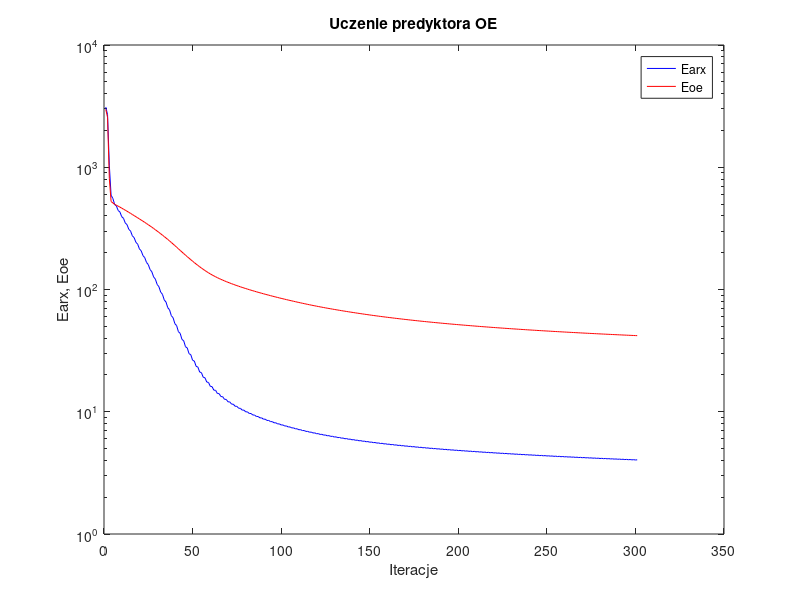
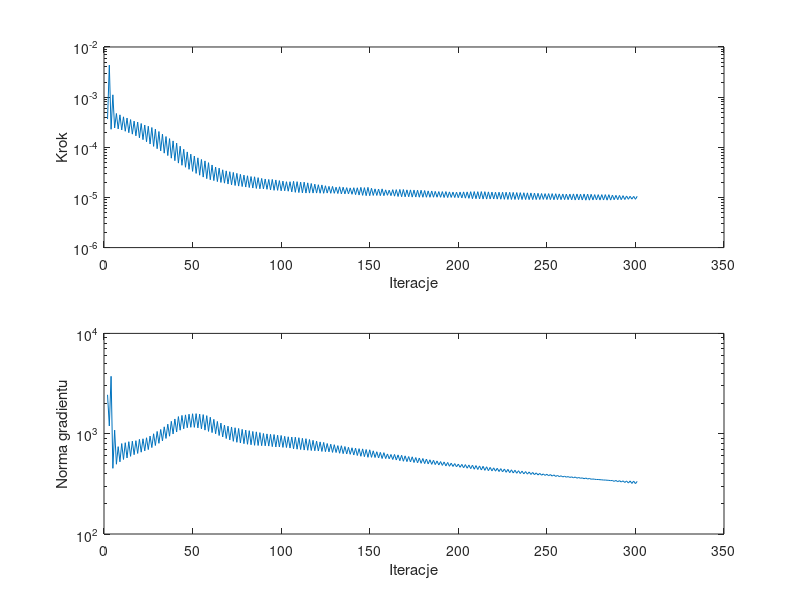

MATLAB code for these plots, in order:
%uczenie predyktora oe
clear all;
n=0; farx(n+1)=3.108636e+003; foe(n+1)=2.974746e+003; wspucz(n+1)=0.000000e+000; ng(n+1)=0.000000e+000;
n=1; farx(n+1)=2.694481e+003; foe(n+1)=2.563983e+003; krok(n+1)=3.652332e-004; ng(n+1)=2.442763e+003;
n=2; farx(n+1)=1.039285e+003; foe(n+1)=8.105117e+002; krok(n+1)=4.346286e-003; ng(n+1)=1.194362e+003;
n=3; farx(n+1)=5.901500e+002; foe(n+1)=5.244821e+002; krok(n+1)=2.288097e-004; ng(n+1)=3.733819e+003;
n=4; farx(n+1)=5.561720e+002; foe(n+1)=5.107638e+002; krok(n+1)=1.111857e-003; ng(n+1)=4.518204e+002;
n=5; farx(n+1)=4.964680e+002; foe(n+1)=4.973187e+002; krok(n+1)=2.427276e-004; ng(n+1)=1.085224e+003;
n=6; farx(n+1)=4.815472e+002; foe(n+1)=4.890625e+002; krok(n+1)=4.723236e-004; ng(n+1)=4.962491e+002;
n=7; farx(n+1)=4.430034e+002; foe(n+1)=4.803412e+002; krok(n+1)=2.322394e-004; ng(n+1)=7.429176e+002;
n=8; farx(n+1)=4.300532e+002; foe(n+1)=4.717871e+002; krok(n+1)=4.437427e-004; ng(n+1)=5.245324e+002;
n=9; farx(n+1)=3.940797e+002; foe(n+1)=4.628247e+002; krok(n+1)=2.215284e-004; ng(n+1)=7.975313e+002;
n=10; farx(n+1)=3.822917e+002; foe(n+1)=4.542323e+002; krok(n+1)=4.050306e-004; ng(n+1)=5.533787e+002;
n=11; farx(n+1)=3.503028e+002; foe(n+1)=4.453157e+002; krok(n+1)=2.087853e-004; ng(n+1)=8.131982e+002;
n=12; farx(n+1)=3.390406e+002; foe(n+1)=4.366459e+002; krok(n+1)=3.831728e-004; ng(n+1)=5.729486e+002;
n=13; farx(n+1)=3.105380e+002; foe(n+1)=4.278205e+002; krok(n+1)=1.954789e-004; ng(n+1)=8.324885e+002;
n=14; farx(n+1)=3.002565e+002; foe(n+1)=4.192823e+002; krok(n+1)=3.569431e-004; ng(n+1)=5.947761e+002;
n=15; farx(n+1)=2.749906e+002; foe(n+1)=4.106986e+002; krok(n+1)=1.828869e-004; ng(n+1)=8.422024e+002;
n=16; farx(n+1)=2.657578e+002; foe(n+1)=4.023968e+002; krok(n+1)=3.325065e-004; ng(n+1)=6.175340e+002;
n=17; farx(n+1)=2.434043e+002; foe(n+1)=3.940737e+002; krok(n+1)=1.691914e-004; ng(n+1)=8.519432e+002;
n=18; farx(n+1)=2.348414e+002; foe(n+1)=3.859519e+002; krok(n+1)=3.184791e-004; ng(n+1)=6.357050e+002;
n=19; farx(n+1)=2.148466e+002; foe(n+1)=3.777495e+002; krok(n+1)=1.545193e-004; ng(n+1)=8.782758e+002;
n=20; farx(n+1)=2.070350e+002; foe(n+1)=3.698208e+002; krok(n+1)=2.979192e-004; ng(n+1)=6.541475e+002;
n=21; farx(n+1)=1.892648e+002; foe(n+1)=3.618789e+002; krok(n+1)=1.419195e-004; ng(n+1)=8.897233e+002;
n=22; farx(n+1)=1.822123e+002; foe(n+1)=3.541448e+002; krok(n+1)=2.778542e-004; ng(n+1)=6.741737e+002;
n=23; farx(n+1)=1.664003e+002; foe(n+1)=3.463973e+002; krok(n+1)=1.289393e-004; ng(n+1)=9.108905e+002;
n=24; farx(n+1)=1.598431e+002; foe(n+1)=3.387280e+002; krok(n+1)=2.632539e-004; ng(n+1)=6.948130e+002;
n=25; farx(n+1)=1.456622e+002; foe(n+1)=3.310604e+002; krok(n+1)=1.163141e-004; ng(n+1)=9.470246e+002;
n=26; farx(n+1)=1.396589e+002; foe(n+1)=3.234505e+002; krok(n+1)=2.478815e-004; ng(n+1)=7.274000e+002;
n=27; farx(n+1)=1.269108e+002; foe(n+1)=3.157915e+002; krok(n+1)=1.041990e-004; ng(n+1)=9.982425e+002;
n=28; farx(n+1)=1.214736e+002; foe(n+1)=3.081958e+002; krok(n+1)=2.298193e-004; ng(n+1)=7.623652e+002;
n=29; farx(n+1)=1.100512e+002; foe(n+1)=3.006028e+002; krok(n+1)=9.371042e-005; ng(n+1)=1.052922e+003;
n=30; farx(n+1)=1.053486e+002; foe(n+1)=2.930957e+002; krok(n+1)=2.064885e-004; ng(n+1)=8.017574e+002;
n=31; farx(n+1)=9.517535e+001; foe(n+1)=2.856767e+002; krok(n+1)=8.489916e-005; ng(n+1)=1.102455e+003;
n=32; farx(n+1)=9.127434e+001; foe(n+1)=2.783484e+002; krok(n+1)=1.828869e-004; ng(n+1)=8.477942e+002;
n=33; farx(n+1)=8.224533e+001; foe(n+1)=2.710885e+002; krok(n+1)=7.643808e-005; ng(n+1)=1.171071e+003;
n=34; farx(n+1)=7.895858e+001; foe(n+1)=2.638663e+002; krok(n+1)=1.638382e-004; ng(n+1)=8.966045e+002;
n=35; farx(n+1)=7.096657e+001; foe(n+1)=2.567428e+002; krok(n+1)=6.836820e-005; ng(n+1)=1.244363e+003;
n=36; farx(n+1)=6.817477e+001; foe(n+1)=2.496051e+002; krok(n+1)=1.489596e-004; ng(n+1)=9.441466e+002;
n=37; farx(n+1)=6.109404e+001; foe(n+1)=2.425623e+002; krok(n+1)=6.068190e-005; ng(n+1)=1.328259e+003;
n=38; farx(n+1)=5.875886e+001; foe(n+1)=2.355468e+002; krok(n+1)=1.340733e-004; ng(n+1)=9.934632e+002;
n=39; farx(n+1)=5.255656e+001; foe(n+1)=2.287079e+002; krok(n+1)=5.406937e-005; ng(n+1)=1.402280e+003;
n=40; farx(n+1)=5.064775e+001; foe(n+1)=2.219004e+002; krok(n+1)=1.212136e-004; ng(n+1)=1.039472e+003;
n=41; farx(n+1)=4.519423e+001; foe(n+1)=2.152644e+002; krok(n+1)=4.837788e-005; ng(n+1)=1.481268e+003;
n=42; farx(n+1)=4.377274e+001; foe(n+1)=2.088760e+002; krok(n+1)=1.051281e-004; ng(n+1)=1.083623e+003;
n=43; farx(n+1)=3.908232e+001; foe(n+1)=2.026795e+002; krok(n+1)=4.381503e-005; ng(n+1)=1.521951e+003;
n=44; farx(n+1)=3.803184e+001; foe(n+1)=1.967247e+002; krok(n+1)=9.144347e-005; ng(n+1)=1.119677e+003;
n=45; farx(n+1)=3.403037e+001; foe(n+1)=1.910367e+002; krok(n+1)=3.999817e-005; ng(n+1)=1.540207e+003;
n=46; farx(n+1)=3.326926e+001; foe(n+1)=1.855500e+002; krok(n+1)=8.083878e-005; ng(n+1)=1.146004e+003;
n=47; farx(n+1)=2.985885e+001; foe(n+1)=1.803254e+002; krok(n+1)=3.639457e-005; ng(n+1)=1.564185e+003;
n=48; farx(n+1)=2.929402e+001; foe(n+1)=1.752834e+002; krok(n+1)=7.300437e-005; ng(n+1)=1.158122e+003;
n=49; farx(n+1)=2.639603e+001; foe(n+1)=1.705035e+002; krok(n+1)=3.309885e-005; ng(n+1)=1.580624e+003;
n=50; farx(n+1)=2.597089e+001; foe(n+1)=1.659029e+002; krok(n+1)=6.686067e-005; ng(n+1)=1.156839e+003;
n=51; farx(n+1)=2.352005e+001; foe(n+1)=1.615597e+002; krok(n+1)=3.014162e-005; ng(n+1)=1.584625e+003;
n=52; farx(n+1)=2.319192e+001; foe(n+1)=1.573896e+002; krok(n+1)=6.158863e-005; ng(n+1)=1.142468e+003;
n=53; farx(n+1)=2.112992e+001; foe(n+1)=1.534975e+002; krok(n+1)=2.773752e-005; ng(n+1)=1.567397e+003;
n=54; farx(n+1)=2.088859e+001; foe(n+1)=1.497784e+002; krok(n+1)=5.720244e-005; ng(n+1)=1.119219e+003;
n=55; farx(n+1)=1.915409e+001; foe(n+1)=1.462811e+002; krok(n+1)=2.546328e-005; ng(n+1)=1.549835e+003;
n=56; farx(n+1)=1.896137e+001; foe(n+1)=1.429547e+002; krok(n+1)=5.353910e-005; ng(n+1)=1.085510e+003;
n=57; farx(n+1)=1.750673e+001; foe(n+1)=1.398503e+002; krok(n+1)=2.369246e-005; ng(n+1)=1.513656e+003;
n=58; farx(n+1)=1.736196e+001; foe(n+1)=1.369175e+002; krok(n+1)=4.937118e-005; ng(n+1)=1.054157e+003;
n=59; farx(n+1)=1.613847e+001; foe(n+1)=1.341957e+002; krok(n+1)=2.253084e-005; ng(n+1)=1.459617e+003;
n=60; farx(n+1)=1.605064e+001; foe(n+1)=1.316647e+002; krok(n+1)=4.438276e-005; ng(n+1)=1.025506e+003;
n=61; farx(n+1)=1.502159e+001; foe(n+1)=1.292913e+002; krok(n+1)=2.167257e-005; ng(n+1)=1.390513e+003;
n=62; farx(n+1)=1.496969e+001; foe(n+1)=1.270830e+002; krok(n+1)=4.037383e-005; ng(n+1)=9.977547e+002;
n=63; farx(n+1)=1.410438e+001; foe(n+1)=1.249923e+002; krok(n+1)=2.069140e-005; ng(n+1)=1.324625e+003;
n=64; farx(n+1)=1.405834e+001; foe(n+1)=1.230011e+002; krok(n+1)=3.840954e-005; ng(n+1)=9.590810e+002;
n=65; farx(n+1)=1.331318e+001; foe(n+1)=1.211223e+002; krok(n+1)=1.990494e-005; ng(n+1)=1.275576e+003;
n=66; farx(n+1)=1.328278e+001; foe(n+1)=1.193468e+002; krok(n+1)=3.555039e-005; ng(n+1)=9.278056e+002;
n=67; farx(n+1)=1.264260e+001; foe(n+1)=1.176635e+002; krok(n+1)=1.928098e-005; ng(n+1)=1.219886e+003;
n=68; farx(n+1)=1.261924e+001; foe(n+1)=1.160514e+002; krok(n+1)=3.386439e-005; ng(n+1)=8.951989e+002;
n=69; farx(n+1)=1.206067e+001; foe(n+1)=1.145094e+002; krok(n+1)=1.852773e-005; ng(n+1)=1.189317e+003;
n=70; farx(n+1)=1.203944e+001; foe(n+1)=1.130258e+002; krok(n+1)=3.260477e-005; ng(n+1)=8.670936e+002;
n=71; farx(n+1)=1.154826e+001; foe(n+1)=1.116013e+002; krok(n+1)=1.782892e-005; ng(n+1)=1.166701e+003;
n=72; farx(n+1)=1.152767e+001; foe(n+1)=1.102231e+002; krok(n+1)=3.154697e-005; ng(n+1)=8.397122e+002;
n=73; farx(n+1)=1.109054e+001; foe(n+1)=1.088984e+002; krok(n+1)=1.729605e-005; ng(n+1)=1.146575e+003;
n=74; farx(n+1)=1.107401e+001; foe(n+1)=1.076200e+002; krok(n+1)=3.023762e-005; ng(n+1)=8.208460e+002;
n=75; farx(n+1)=1.068251e+001; foe(n+1)=1.063831e+002; krok(n+1)=1.684728e-005; ng(n+1)=1.127510e+003;
n=76; farx(n+1)=1.066885e+001; foe(n+1)=1.051893e+002; krok(n+1)=2.890345e-005; ng(n+1)=8.076573e+002;
n=77; farx(n+1)=1.031690e+001; foe(n+1)=1.040334e+002; krok(n+1)=1.649003e-005; ng(n+1)=1.104600e+003;
n=78; farx(n+1)=1.030539e+001; foe(n+1)=1.029107e+002; krok(n+1)=2.787966e-005; ng(n+1)=7.949527e+002;
n=79; farx(n+1)=9.985883e+000; foe(n+1)=1.018206e+002; krok(n+1)=1.611823e-005; ng(n+1)=1.086992e+003;
n=80; farx(n+1)=9.976117e+000; foe(n+1)=1.007592e+002; krok(n+1)=2.703354e-005; ng(n+1)=7.842605e+002;
n=81; farx(n+1)=9.683704e+000; foe(n+1)=9.972509e+001; krok(n+1)=1.576802e-005; ng(n+1)=1.071945e+003;
n=82; farx(n+1)=9.675507e+000; foe(n+1)=9.871874e+001; krok(n+1)=2.609816e-005; ng(n+1)=7.754921e+002;
n=83; farx(n+1)=9.408587e+000; foe(n+1)=9.773899e+001; krok(n+1)=1.539716e-005; ng(n+1)=1.052759e+003;
n=84; farx(n+1)=9.399664e+000; foe(n+1)=9.677294e+001; krok(n+1)=2.581106e-005; ng(n+1)=7.657932e+002;
n=85; farx(n+1)=9.151011e+000; foe(n+1)=9.583402e+001; krok(n+1)=1.511881e-005; ng(n+1)=1.043315e+003;
n=86; farx(n+1)=9.145328e+000; foe(n+1)=9.491900e+001; krok(n+1)=2.481646e-005; ng(n+1)=7.628907e+002;
n=87; farx(n+1)=8.914823e+000; foe(n+1)=9.402503e+001; krok(n+1)=1.489515e-005; ng(n+1)=1.025251e+003;
n=88; farx(n+1)=8.910346e+000; foe(n+1)=9.315110e+001; krok(n+1)=2.394830e-005; ng(n+1)=7.592166e+002;
n=89; farx(n+1)=8.695764e+000; foe(n+1)=9.230166e+001; krok(n+1)=1.478735e-005; ng(n+1)=1.005029e+003;
n=90; farx(n+1)=8.693870e+000; foe(n+1)=9.146860e+001; krok(n+1)=2.330238e-005; ng(n+1)=7.570018e+002;
n=91; farx(n+1)=8.492441e+000; foe(n+1)=9.065276e+001; krok(n+1)=1.453671e-005; ng(n+1)=9.955103e+002;
n=92; farx(n+1)=8.492020e+000; foe(n+1)=8.985436e+001; krok(n+1)=2.282707e-005; ng(n+1)=7.527172e+002;
n=93; farx(n+1)=8.303681e+000; foe(n+1)=8.906986e+001; krok(n+1)=1.416371e-005; ng(n+1)=9.860158e+002;
n=94; farx(n+1)=8.302392e+000; foe(n+1)=8.829489e+001; krok(n+1)=2.286087e-005; ng(n+1)=7.430843e+002;
n=95; farx(n+1)=8.124065e+000; foe(n+1)=8.753668e+001; krok(n+1)=1.386876e-005; ng(n+1)=9.808472e+002;
n=96; farx(n+1)=8.123673e+000; foe(n+1)=8.679157e+001; krok(n+1)=2.230894e-005; ng(n+1)=7.375017e+002;
n=97; farx(n+1)=7.954322e+000; foe(n+1)=8.606592e+001; krok(n+1)=1.384553e-005; ng(n+1)=9.665484e+002;
n=98; farx(n+1)=7.957626e+000; foe(n+1)=8.535773e+001; krok(n+1)=2.167257e-005; ng(n+1)=7.371392e+002;
n=99; farx(n+1)=7.796857e+000; foe(n+1)=8.465684e+001; krok(n+1)=1.356957e-005; ng(n+1)=9.596208e+002;
n=100; farx(n+1)=7.800295e+000; foe(n+1)=8.397316e+001; krok(n+1)=2.114892e-005; ng(n+1)=7.301268e+002;
n=101; farx(n+1)=7.647553e+000; foe(n+1)=8.330383e+001; krok(n+1)=1.356957e-005; ng(n+1)=9.417467e+002;
n=102; farx(n+1)=7.653520e+000; foe(n+1)=8.265044e+001; krok(n+1)=2.058283e-005; ng(n+1)=7.279167e+002;
n=103; farx(n+1)=7.508490e+000; foe(n+1)=8.200543e+001; krok(n+1)=1.331699e-005; ng(n+1)=9.314566e+002;
n=104; farx(n+1)=7.514757e+000; foe(n+1)=8.137226e+001; krok(n+1)=2.058283e-005; ng(n+1)=7.193134e+002;
n=105; farx(n+1)=7.377066e+000; foe(n+1)=8.074717e+001; krok(n+1)=1.290553e-005; ng(n+1)=9.259493e+002;
n=106; farx(n+1)=7.382284e+000; foe(n+1)=8.012703e+001; krok(n+1)=2.097007e-005; ng(n+1)=7.065119e+002;
n=107; farx(n+1)=7.249490e+000; foe(n+1)=7.951878e+001; krok(n+1)=1.264803e-005; ng(n+1)=9.232572e+002;
n=108; farx(n+1)=7.255967e+000; foe(n+1)=7.892172e+001; krok(n+1)=2.063670e-005; ng(n+1)=7.006253e+002;
n=109; farx(n+1)=7.128517e+000; foe(n+1)=7.833551e+001; krok(n+1)=1.251675e-005; ng(n+1)=9.121478e+002;
n=110; farx(n+1)=7.136383e+000; foe(n+1)=7.776157e+001; krok(n+1)=2.020969e-005; ng(n+1)=6.953942e+002;
n=111; farx(n+1)=7.014636e+000; foe(n+1)=7.719772e+001; krok(n+1)=1.234279e-005; ng(n+1)=8.991352e+002;
n=112; farx(n+1)=7.023112e+000; foe(n+1)=7.664163e+001; krok(n+1)=2.016710e-005; ng(n+1)=6.872006e+002;
n=113; farx(n+1)=6.905143e+000; foe(n+1)=7.609550e+001; krok(n+1)=1.222055e-005; ng(n+1)=8.915090e+002;
n=114; farx(n+1)=6.915240e+000; foe(n+1)=7.556290e+001; krok(n+1)=1.954543e-005; ng(n+1)=6.834220e+002;
n=115; farx(n+1)=6.801746e+000; foe(n+1)=7.503971e+001; krok(n+1)=1.222055e-005; ng(n+1)=8.748318e+002;
n=116; farx(n+1)=6.813427e+000; foe(n+1)=7.452937e+001; krok(n+1)=1.895924e-005; ng(n+1)=6.798255e+002;
n=117; farx(n+1)=6.703991e+000; foe(n+1)=7.402742e+001; krok(n+1)=1.222055e-005; ng(n+1)=8.589178e+002;
n=118; farx(n+1)=6.717107e+000; foe(n+1)=7.353786e+001; krok(n+1)=1.840773e-005; ng(n+1)=6.761570e+002;
n=119; farx(n+1)=6.611450e+000; foe(n+1)=7.305588e+001; krok(n+1)=1.222055e-005; ng(n+1)=8.432925e+002;
n=120; farx(n+1)=6.625845e+000; foe(n+1)=7.258558e+001; krok(n+1)=1.791657e-005; ng(n+1)=6.722150e+002;
n=121; farx(n+1)=6.524142e+000; foe(n+1)=7.212211e+001; krok(n+1)=1.214216e-005; ng(n+1)=8.285034e+002;
n=122; farx(n+1)=6.539224e+000; foe(n+1)=7.166734e+001; krok(n+1)=1.775984e-005; ng(n+1)=6.653081e+002;
n=123; farx(n+1)=6.440073e+000; foe(n+1)=7.121908e+001; krok(n+1)=1.209447e-005; ng(n+1)=8.187560e+002;
n=124; farx(n+1)=6.456139e+000; foe(n+1)=7.078243e+001; krok(n+1)=1.709205e-005; ng(n+1)=6.620927e+002;
n=125; farx(n+1)=6.360294e+000; foe(n+1)=7.035348e+001; krok(n+1)=1.222055e-005; ng(n+1)=7.987736e+002;
n=126; farx(n+1)=6.377769e+000; foe(n+1)=6.993407e+001; krok(n+1)=1.663384e-005; ng(n+1)=6.594119e+002;
n=127; farx(n+1)=6.285308e+000; foe(n+1)=6.952027e+001; krok(n+1)=1.209645e-005; ng(n+1)=7.859079e+002;
n=128; farx(n+1)=6.302981e+000; foe(n+1)=6.911328e+001; krok(n+1)=1.659073e-005; ng(n+1)=6.509933e+002;
n=129; farx(n+1)=6.212271e+000; foe(n+1)=6.871260e+001; krok(n+1)=1.209447e-005; ng(n+1)=7.768143e+002;
n=130; farx(n+1)=6.231149e+000; foe(n+1)=6.832180e+001; krok(n+1)=1.600260e-005; ng(n+1)=6.491549e+002;
n=131; farx(n+1)=6.144242e+000; foe(n+1)=6.793642e+001; krok(n+1)=1.197415e-005; ng(n+1)=7.603852e+002;
n=132; farx(n+1)=6.163172e+000; foe(n+1)=6.755553e+001; krok(n+1)=1.630239e-005; ng(n+1)=6.383364e+002;
n=133; farx(n+1)=6.077695e+000; foe(n+1)=6.717956e+001; krok(n+1)=1.176389e-005; ng(n+1)=7.584882e+002;
n=134; farx(n+1)=6.097072e+000; foe(n+1)=6.681147e+001; krok(n+1)=1.599777e-005; ng(n+1)=6.327183e+002;
n=135; farx(n+1)=6.013891e+000; foe(n+1)=6.644882e+001; krok(n+1)=1.176389e-005; ng(n+1)=7.450305e+002;
n=136; farx(n+1)=6.033869e+000; foe(n+1)=6.609338e+001; krok(n+1)=1.568168e-005; ng(n+1)=6.278579e+002;
n=137; farx(n+1)=5.952785e+000; foe(n+1)=6.574323e+001; krok(n+1)=1.176389e-005; ng(n+1)=7.322607e+002;
n=138; farx(n+1)=5.973607e+000; foe(n+1)=6.539992e+001; krok(n+1)=1.549259e-005; ng(n+1)=6.231490e+002;
n=139; farx(n+1)=5.894956e+000; foe(n+1)=6.506035e+001; krok(n+1)=1.155324e-005; ng(n+1)=7.237559e+002;
n=140; farx(n+1)=5.915630e+000; foe(n+1)=6.472583e+001; krok(n+1)=1.563162e-005; ng(n+1)=6.132066e+002;
n=141; farx(n+1)=5.838695e+000; foe(n+1)=6.439576e+001; krok(n+1)=1.138543e-005; ng(n+1)=7.173826e+002;
n=142; farx(n+1)=5.859635e+000; foe(n+1)=6.407115e+001; krok(n+1)=1.558595e-005; ng(n+1)=6.062275e+002;
n=143; farx(n+1)=5.785053e+000; foe(n+1)=6.375088e+001; krok(n+1)=1.115447e-005; ng(n+1)=7.091683e+002;
n=144; farx(n+1)=5.805779e+000; foe(n+1)=6.343346e+001; krok(n+1)=1.588017e-005; ng(n+1)=5.955168e+002;
n=145; farx(n+1)=5.732238e+000; foe(n+1)=6.312095e+001; krok(n+1)=1.099884e-005; ng(n+1)=7.056421e+002;
n=146; farx(n+1)=5.753372e+000; foe(n+1)=6.281383e+001; krok(n+1)=1.568168e-005; ng(n+1)=5.905162e+002;
n=147; farx(n+1)=5.681996e+000; foe(n+1)=6.251131e+001; krok(n+1)=1.085468e-005; ng(n+1)=6.954163e+002;
n=148; farx(n+1)=5.703148e+000; foe(n+1)=6.221161e+001; krok(n+1)=1.588017e-005; ng(n+1)=5.815871e+002;
n=149; farx(n+1)=5.632112e+000; foe(n+1)=6.191653e+001; krok(n+1)=1.083629e-005; ng(n+1)=6.911000e+002;
n=150; farx(n+1)=5.654075e+000; foe(n+1)=6.162920e+001; krok(n+1)=1.524497e-005; ng(n+1)=5.813774e+002;
n=151; farx(n+1)=5.584796e+000; foe(n+1)=6.134561e+001; krok(n+1)=1.095376e-005; ng(n+1)=6.748173e+002;
n=152; farx(n+1)=5.607197e+000; foe(n+1)=6.106842e+001; krok(n+1)=1.481538e-005; ng(n+1)=5.788811e+002;
n=153; farx(n+1)=5.539894e+000; foe(n+1)=6.079488e+001; krok(n+1)=1.095389e-005; ng(n+1)=6.607891e+002;
n=154; farx(n+1)=5.562341e+000; foe(n+1)=6.052563e+001; krok(n+1)=1.470858e-005; ng(n+1)=5.727028e+002;
n=155; farx(n+1)=5.496675e+000; foe(n+1)=6.026037e+001; krok(n+1)=1.085468e-005; ng(n+1)=6.513502e+002;
n=156; farx(n+1)=5.519314e+000; foe(n+1)=5.999825e+001; krok(n+1)=1.481538e-005; ng(n+1)=5.655190e+002;
n=157; farx(n+1)=5.453908e+000; foe(n+1)=5.973949e+001; krok(n+1)=1.083629e-005; ng(n+1)=6.470164e+002;
n=158; farx(n+1)=5.476787e+000; foe(n+1)=5.948701e+001; krok(n+1)=1.416371e-005; ng(n+1)=5.648148e+002;
n=159; farx(n+1)=5.413180e+000; foe(n+1)=5.923844e+001; krok(n+1)=1.103022e-005; ng(n+1)=6.283290e+002;
n=160; farx(n+1)=5.436673e+000; foe(n+1)=5.899413e+001; krok(n+1)=1.395478e-005; ng(n+1)=5.622010e+002;
n=161; farx(n+1)=5.374726e+000; foe(n+1)=5.875251e+001; krok(n+1)=1.085468e-005; ng(n+1)=6.205587e+002;
n=162; farx(n+1)=5.398295e+000; foe(n+1)=5.851377e+001; krok(n+1)=1.430061e-005; ng(n+1)=5.528925e+002;
n=163; farx(n+1)=5.336850e+000; foe(n+1)=5.827678e+001; krok(n+1)=1.061240e-005; ng(n+1)=6.211470e+002;
n=164; farx(n+1)=5.360434e+000; foe(n+1)=5.804436e+001; krok(n+1)=1.430061e-005; ng(n+1)=5.464942e+002;
n=165; farx(n+1)=5.300388e+000; foe(n+1)=5.781359e+001; krok(n+1)=1.044207e-005; ng(n+1)=6.150514e+002;
n=166; farx(n+1)=5.323622e+000; foe(n+1)=5.758627e+001; krok(n+1)=1.442554e-005; ng(n+1)=5.378668e+002;
n=167; farx(n+1)=5.264660e+000; foe(n+1)=5.736143e+001; krok(n+1)=1.031835e-005; ng(n+1)=6.092876e+002;
n=168; farx(n+1)=5.287681e+000; foe(n+1)=5.713978e+001; krok(n+1)=1.438760e-005; ng(n+1)=5.311897e+002;
n=169; farx(n+1)=5.229666e+000; foe(n+1)=5.692129e+001; krok(n+1)=1.029831e-005; ng(n+1)=6.014315e+002;
n=170; farx(n+1)=5.252721e+000; foe(n+1)=5.670616e+001; krok(n+1)=1.416371e-005; ng(n+1)=5.270095e+002;
n=171; farx(n+1)=5.195779e+000; foe(n+1)=5.649431e+001; krok(n+1)=1.031835e-005; ng(n+1)=5.918273e+002;
n=172; farx(n+1)=5.219322e+000; foe(n+1)=5.628546e+001; krok(n+1)=1.414532e-005; ng(n+1)=5.230261e+002;
n=173; farx(n+1)=5.163191e+000; foe(n+1)=5.607830e+001; krok(n+1)=1.015759e-005; ng(n+1)=5.882964e+002;
n=174; farx(n+1)=5.186270e+000; foe(n+1)=5.587437e+001; krok(n+1)=1.404624e-005; ng(n+1)=5.162983e+002;
n=175; farx(n+1)=5.131204e+000; foe(n+1)=5.567351e+001; krok(n+1)=1.018440e-005; ng(n+1)=5.784913e+002;
n=176; farx(n+1)=5.154501e+000; foe(n+1)=5.547536e+001; krok(n+1)=1.393983e-005; ng(n+1)=5.122825e+002;
n=177; farx(n+1)=5.100333e+000; foe(n+1)=5.527959e+001; krok(n+1)=1.010485e-005; ng(n+1)=5.723159e+002;
n=178; farx(n+1)=5.123540e+000; foe(n+1)=5.508636e+001; krok(n+1)=1.390431e-005; ng(n+1)=5.066829e+002;
n=179; farx(n+1)=5.070003e+000; foe(n+1)=5.489561e+001; krok(n+1)=1.009346e-005; ng(n+1)=5.658251e+002;
n=180; farx(n+1)=5.093391e+000; foe(n+1)=5.470795e+001; krok(n+1)=1.372904e-005; ng(n+1)=5.033540e+002;
n=181; farx(n+1)=5.040569e+000; foe(n+1)=5.452224e+001; krok(n+1)=1.009346e-005; ng(n+1)=5.586075e+002;
n=182; farx(n+1)=5.063933e+000; foe(n+1)=5.433982e+001; krok(n+1)=1.350026e-005; ng(n+1)=4.998526e+002;
n=183; farx(n+1)=5.012213e+000; foe(n+1)=5.415941e+001; krok(n+1)=1.008355e-005; ng(n+1)=5.495668e+002;
n=184; farx(n+1)=5.035476e+000; foe(n+1)=5.398139e+001; krok(n+1)=1.346311e-005; ng(n+1)=4.945813e+002;
n=185; farx(n+1)=4.984238e+000; foe(n+1)=5.380543e+001; krok(n+1)=1.009346e-005; ng(n+1)=5.434123e+002;
n=186; farx(n+1)=5.007598e+000; foe(n+1)=5.363249e+001; krok(n+1)=1.321254e-005; ng(n+1)=4.920141e+002;
n=187; farx(n+1)=4.957282e+000; foe(n+1)=5.346133e+001; krok(n+1)=1.010255e-005; ng(n+1)=5.349475e+002;
n=188; farx(n+1)=4.980510e+000; foe(n+1)=5.329269e+001; krok(n+1)=1.308609e-005; ng(n+1)=4.876315e+002;
n=189; farx(n+1)=4.931068e+000; foe(n+1)=5.312596e+001; krok(n+1)=1.008355e-005; ng(n+1)=5.274480e+002;
n=190; farx(n+1)=4.954314e+000; foe(n+1)=5.296131e+001; krok(n+1)=1.308479e-005; ng(n+1)=4.828576e+002;
n=191; farx(n+1)=4.905586e+000; foe(n+1)=5.279827e+001; krok(n+1)=9.975945e-006; ng(n+1)=5.228982e+002;
n=192; farx(n+1)=4.928574e+000; foe(n+1)=5.263717e+001; krok(n+1)=1.308609e-005; ng(n+1)=4.770822e+002;
n=193; farx(n+1)=4.880429e+000; foe(n+1)=5.247797e+001; krok(n+1)=9.955536e-006; ng(n+1)=5.170126e+002;
n=194; farx(n+1)=4.903258e+000; foe(n+1)=5.232087e+001; krok(n+1)=1.290553e-005; ng(n+1)=4.733565e+002;
n=195; farx(n+1)=4.855778e+000; foe(n+1)=5.216583e+001; krok(n+1)=1.001618e-005; ng(n+1)=5.088514e+002;
n=196; farx(n+1)=4.878808e+000; foe(n+1)=5.201282e+001; krok(n+1)=1.278257e-005; ng(n+1)=4.713021e+002;
n=197; farx(n+1)=4.831970e+000; foe(n+1)=5.186125e+001; krok(n+1)=9.955536e-006; ng(n+1)=5.036382e+002;
n=198; farx(n+1)=4.854848e+000; foe(n+1)=5.171163e+001; krok(n+1)=1.274727e-005; ng(n+1)=4.670572e+002;
n=199; farx(n+1)=4.808750e+000; foe(n+1)=5.156348e+001; krok(n+1)=9.888364e-006; ng(n+1)=4.980667e+002;
n=200; farx(n+1)=4.831521e+000; foe(n+1)=5.141697e+001; krok(n+1)=1.280413e-005; ng(n+1)=4.622380e+002;
n=201; farx(n+1)=4.786041e+000; foe(n+1)=5.127182e+001; krok(n+1)=9.772716e-006; ng(n+1)=4.946287e+002;
n=202; farx(n+1)=4.808671e+000; foe(n+1)=5.112819e+001; krok(n+1)=1.290355e-005; ng(n+1)=4.569970e+002;
n=203; farx(n+1)=4.763645e+000; foe(n+1)=5.098581e+001; krok(n+1)=9.674871e-006; ng(n+1)=4.918769e+002;
n=204; farx(n+1)=4.786135e+000; foe(n+1)=5.084519e+001; krok(n+1)=1.290355e-005; ng(n+1)=4.527271e+002;
n=205; farx(n+1)=4.741728e+000; foe(n+1)=5.070581e+001; krok(n+1)=9.602384e-006; ng(n+1)=4.875101e+002;
n=206; farx(n+1)=4.764251e+000; foe(n+1)=5.056801e+001; krok(n+1)=1.302585e-005; ng(n+1)=4.481979e+002;
n=207; farx(n+1)=4.720352e+000; foe(n+1)=5.043091e+001; krok(n+1)=9.434846e-006; ng(n+1)=4.862238e+002;
n=208; farx(n+1)=4.742408e+000; foe(n+1)=5.029539e+001; krok(n+1)=1.308609e-005; ng(n+1)=4.422507e+002;
n=209; farx(n+1)=4.698984e+000; foe(n+1)=5.016130e+001; krok(n+1)=9.433029e-006; ng(n+1)=4.809653e+002;
n=210; farx(n+1)=4.721129e+000; foe(n+1)=5.002895e+001; krok(n+1)=1.302585e-005; ng(n+1)=4.396322e+002;
n=211; farx(n+1)=4.678311e+000; foe(n+1)=4.989747e+001; krok(n+1)=9.342023e-006; ng(n+1)=4.771801e+002;
n=212; farx(n+1)=4.700198e+000; foe(n+1)=4.976748e+001; krok(n+1)=1.308479e-005; ng(n+1)=4.347051e+002;
n=213; farx(n+1)=4.657850e+000; foe(n+1)=4.963858e+001; krok(n+1)=9.290308e-006; ng(n+1)=4.732569e+002;
n=214; farx(n+1)=4.679547e+000; foe(n+1)=4.951124e+001; krok(n+1)=1.302487e-005; ng(n+1)=4.311171e+002;
n=215; farx(n+1)=4.637758e+000; foe(n+1)=4.938512e+001; krok(n+1)=9.272806e-006; ng(n+1)=4.679567e+002;
n=216; farx(n+1)=4.659204e+000; foe(n+1)=4.926042e+001; krok(n+1)=1.290553e-005; ng(n+1)=4.278132e+002;
n=217; farx(n+1)=4.617947e+000; foe(n+1)=4.913725e+001; krok(n+1)=9.311545e-006; ng(n+1)=4.614612e+002;
n=218; farx(n+1)=4.639395e+000; foe(n+1)=4.901541e+001; krok(n+1)=1.277945e-005; ng(n+1)=4.256308e+002;
n=219; farx(n+1)=4.598594e+000; foe(n+1)=4.889479e+001; krok(n+1)=9.309975e-006; ng(n+1)=4.564791e+002;
n=220; farx(n+1)=4.620033e+000; foe(n+1)=4.877556e+001; krok(n+1)=1.271718e-005; ng(n+1)=4.229736e+002;
n=221; farx(n+1)=4.579707e+000; foe(n+1)=4.865725e+001; krok(n+1)=9.263865e-006; ng(n+1)=4.524966e+002;
n=222; farx(n+1)=4.601001e+000; foe(n+1)=4.854027e+001; krok(n+1)=1.270754e-005; ng(n+1)=4.194151e+002;
n=223; farx(n+1)=4.561144e+000; foe(n+1)=4.842419e+001; krok(n+1)=9.217968e-006; ng(n+1)=4.485726e+002;
n=224; farx(n+1)=4.582304e+000; foe(n+1)=4.830939e+001; krok(n+1)=1.270754e-005; ng(n+1)=4.158754e+002;
n=225; farx(n+1)=4.542901e+000; foe(n+1)=4.819544e+001; krok(n+1)=9.165986e-006; ng(n+1)=4.449108e+002;
n=226; farx(n+1)=4.563896e+000; foe(n+1)=4.808271e+001; krok(n+1)=1.270754e-005; ng(n+1)=4.122749e+002;
n=227; farx(n+1)=4.524926e+000; foe(n+1)=4.797085e+001; krok(n+1)=9.125546e-006; ng(n+1)=4.411265e+002;
n=228; farx(n+1)=4.545737e+000; foe(n+1)=4.786021e+001; krok(n+1)=1.266631e-005; ng(n+1)=4.089618e+002;
n=229; farx(n+1)=4.507219e+000; foe(n+1)=4.775052e+001; krok(n+1)=9.109987e-006; ng(n+1)=4.366576e+002;
n=230; farx(n+1)=4.527872e+000; foe(n+1)=4.764198e+001; krok(n+1)=1.259797e-005; ng(n+1)=4.060182e+002;
n=231; farx(n+1)=4.489787e+000; foe(n+1)=4.753443e+001; krok(n+1)=9.107769e-006; ng(n+1)=4.320208e+002;
n=232; farx(n+1)=4.510324e+000; foe(n+1)=4.742800e+001; krok(n+1)=1.251850e-005; ng(n+1)=4.033790e+002;
n=233; farx(n+1)=4.472680e+000; foe(n+1)=4.732251e+001; krok(n+1)=9.098641e-006; ng(n+1)=4.275408e+002;
n=234; farx(n+1)=4.493090e+000; foe(n+1)=4.721807e+001; krok(n+1)=1.246120e-005; ng(n+1)=4.005761e+002;
n=235; farx(n+1)=4.455868e+000; foe(n+1)=4.711452e+001; krok(n+1)=9.081828e-006; ng(n+1)=4.233873e+002;
n=236; farx(n+1)=4.476130e+000; foe(n+1)=4.701198e+001; krok(n+1)=1.240823e-005; ng(n+1)=3.977039e+002;
n=237; farx(n+1)=4.439287e+000; foe(n+1)=4.691033e+001; krok(n+1)=9.078452e-006; ng(n+1)=4.192331e+002;
n=238; farx(n+1)=4.459484e+000; foe(n+1)=4.680972e+001; krok(n+1)=1.235197e-005; ng(n+1)=3.952447e+002;
n=239; farx(n+1)=4.423037e+000; foe(n+1)=4.670983e+001; krok(n+1)=9.049168e-006; ng(n+1)=4.155993e+002;
n=240; farx(n+1)=4.443025e+000; foe(n+1)=4.661096e+001; krok(n+1)=1.229246e-005; ng(n+1)=3.922577e+002;
n=241; farx(n+1)=4.406963e+000; foe(n+1)=4.651294e+001; krok(n+1)=9.062615e-006; ng(n+1)=4.110833e+002;
n=242; farx(n+1)=4.426848e+000; foe(n+1)=4.641592e+001; krok(n+1)=1.219587e-005; ng(n+1)=3.900459e+002;
n=243; farx(n+1)=4.391166e+000; foe(n+1)=4.631970e+001; krok(n+1)=9.071830e-006; ng(n+1)=4.067433e+002;
n=244; farx(n+1)=4.410916e+000; foe(n+1)=4.622445e+001; krok(n+1)=1.209645e-005; ng(n+1)=3.877746e+002;
n=245; farx(n+1)=4.375621e+000; foe(n+1)=4.613000e+001; krok(n+1)=9.089066e-006; ng(n+1)=4.022273e+002;
n=246; farx(n+1)=4.395205e+000; foe(n+1)=4.603648e+001; krok(n+1)=1.197415e-005; ng(n+1)=3.855990e+002;
n=247; farx(n+1)=4.360300e+000; foe(n+1)=4.594382e+001; krok(n+1)=9.128990e-006; ng(n+1)=3.972407e+002;
n=248; farx(n+1)=4.379901e+000; foe(n+1)=4.585204e+001; krok(n+1)=1.191391e-005; ng(n+1)=3.837626e+002;
n=249; farx(n+1)=4.345338e+000; foe(n+1)=4.576083e+001; krok(n+1)=9.089066e-006; ng(n+1)=3.943405e+002;
n=250; farx(n+1)=4.364806e+000; foe(n+1)=4.567050e+001; krok(n+1)=1.191391e-005; ng(n+1)=3.808348e+002;
n=251; farx(n+1)=4.330589e+000; foe(n+1)=4.558071e+001; krok(n+1)=9.049168e-006; ng(n+1)=3.914339e+002;
n=252; farx(n+1)=4.349911e+000; foe(n+1)=4.549179e+001; krok(n+1)=1.191391e-005; ng(n+1)=3.778880e+002;
n=253; farx(n+1)=4.316062e+000; foe(n+1)=4.540340e+001; krok(n+1)=9.006227e-006; ng(n+1)=3.884809e+002;
n=254; farx(n+1)=4.335096e+000; foe(n+1)=4.531580e+001; krok(n+1)=1.185899e-005; ng(n+1)=3.748003e+002;
n=255; farx(n+1)=4.301583e+000; foe(n+1)=4.522900e+001; krok(n+1)=9.049168e-006; ng(n+1)=3.839012e+002;
n=256; farx(n+1)=4.320609e+000; foe(n+1)=4.514299e+001; krok(n+1)=1.177023e-005; ng(n+1)=3.732319e+002;
n=257; farx(n+1)=4.287434e+000; foe(n+1)=4.505756e+001; krok(n+1)=9.032653e-006; ng(n+1)=3.806234e+002;
n=258; farx(n+1)=4.306289e+000; foe(n+1)=4.497290e+001; krok(n+1)=1.171829e-005; ng(n+1)=3.707347e+002;
n=259; farx(n+1)=4.273443e+000; foe(n+1)=4.488887e+001; krok(n+1)=9.041389e-006; ng(n+1)=3.769096e+002;
n=260; farx(n+1)=4.292202e+000; foe(n+1)=4.480559e+001; krok(n+1)=1.165597e-005; ng(n+1)=3.688178e+002;
n=261; farx(n+1)=4.259688e+000; foe(n+1)=4.472289e+001; krok(n+1)=9.032883e-006; ng(n+1)=3.735542e+002;
n=262; farx(n+1)=4.278388e+000; foe(n+1)=4.464090e+001; krok(n+1)=1.165470e-005; ng(n+1)=3.665913e+002;
n=263; farx(n+1)=4.246244e+000; foe(n+1)=4.455935e+001; krok(n+1)=8.960031e-006; ng(n+1)=3.713306e+002;
n=264; farx(n+1)=4.264813e+000; foe(n+1)=4.447841e+001; krok(n+1)=1.176389e-005; ng(n+1)=3.631592e+002;
n=265; farx(n+1)=4.232890e+000; foe(n+1)=4.439783e+001; krok(n+1)=8.879922e-006; ng(n+1)=3.702256e+002;
n=266; farx(n+1)=4.251164e+000; foe(n+1)=4.431800e+001; krok(n+1)=1.171829e-005; ng(n+1)=3.602790e+002;
n=267; farx(n+1)=4.219527e+000; foe(n+1)=4.423879e+001; krok(n+1)=8.932063e-006; ng(n+1)=3.659598e+002;
n=268; farx(n+1)=4.237803e+000; foe(n+1)=4.416036e+001; krok(n+1)=1.161317e-005; ng(n+1)=3.592626e+002;
n=269; farx(n+1)=4.206603e+000; foe(n+1)=4.408235e+001; krok(n+1)=8.887598e-006; ng(n+1)=3.627799e+002;
n=270; farx(n+1)=4.224744e+000; foe(n+1)=4.400489e+001; krok(n+1)=1.171380e-005; ng(n+1)=3.559830e+002;
n=271; farx(n+1)=4.193750e+000; foe(n+1)=4.392780e+001; krok(n+1)=8.818436e-006; ng(n+1)=3.615989e+002;
n=272; farx(n+1)=4.211661e+000; foe(n+1)=4.385138e+001; krok(n+1)=1.168144e-005; ng(n+1)=3.533611e+002;
n=273; farx(n+1)=4.180964e+000; foe(n+1)=4.377551e+001; krok(n+1)=8.838430e-006; ng(n+1)=3.580087e+002;
n=274; farx(n+1)=4.198696e+000; foe(n+1)=4.370029e+001; krok(n+1)=1.155324e-005; ng(n+1)=3.517695e+002;
n=275; farx(n+1)=4.168272e+000; foe(n+1)=4.362572e+001; krok(n+1)=8.913402e-006; ng(n+1)=3.534954e+002;
n=276; farx(n+1)=4.185980e+000; foe(n+1)=4.355182e+001; krok(n+1)=1.139931e-005; ng(n+1)=3.511456e+002;
n=277; farx(n+1)=4.155894e+000; foe(n+1)=4.347843e+001; krok(n+1)=8.938206e-006; ng(n+1)=3.496354e+002;
n=278; farx(n+1)=4.173576e+000; foe(n+1)=4.340562e+001; krok(n+1)=1.138585e-005; ng(n+1)=3.495047e+002;
n=279; farx(n+1)=4.143775e+000; foe(n+1)=4.333316e+001; krok(n+1)=8.883311e-006; ng(n+1)=3.478043e+002;
n=280; farx(n+1)=4.161241e+000; foe(n+1)=4.326127e+001; krok(n+1)=1.138543e-005; ng(n+1)=3.468921e+002;
n=281; farx(n+1)=4.131716e+000; foe(n+1)=4.318985e+001; krok(n+1)=8.883311e-006; ng(n+1)=3.450884e+002;
n=282; farx(n+1)=4.149152e+000; foe(n+1)=4.311899e+001; krok(n+1)=1.138585e-005; ng(n+1)=3.451797e+002;
n=283; farx(n+1)=4.119879e+000; foe(n+1)=4.304844e+001; krok(n+1)=8.829868e-006; ng(n+1)=3.435310e+002;
n=284; farx(n+1)=4.137095e+000; foe(n+1)=4.297847e+001; krok(n+1)=1.136531e-005; ng(n+1)=3.427512e+002;
n=285; farx(n+1)=4.108061e+000; foe(n+1)=4.290895e+001; krok(n+1)=8.856543e-006; ng(n+1)=3.405618e+002;
n=286; farx(n+1)=4.125000e+000; foe(n+1)=4.284005e+001; krok(n+1)=1.115447e-005; ng(n+1)=3.416189e+002;
n=287; farx(n+1)=4.096294e+000; foe(n+1)=4.277181e+001; krok(n+1)=9.006227e-006; ng(n+1)=3.348859e+002;
n=288; farx(n+1)=4.113329e+000; foe(n+1)=4.270410e+001; krok(n+1)=1.100588e-005; ng(n+1)=3.418484e+002;
n=289; farx(n+1)=4.084877e+000; foe(n+1)=4.263681e+001; krok(n+1)=9.014671e-006; ng(n+1)=3.323303e+002;
n=290; farx(n+1)=4.101813e+000; foe(n+1)=4.257002e+001; krok(n+1)=1.095389e-005; ng(n+1)=3.403290e+002;
n=291; farx(n+1)=4.073600e+000; foe(n+1)=4.250364e+001; krok(n+1)=9.024321e-006; ng(n+1)=3.298693e+002;
n=292; farx(n+1)=4.090368e+000; foe(n+1)=4.243778e+001; krok(n+1)=1.085468e-005; ng(n+1)=3.389039e+002;
n=293; farx(n+1)=4.062427e+000; foe(n+1)=4.237237e+001; krok(n+1)=9.081248e-006; ng(n+1)=3.264121e+002;
n=294; farx(n+1)=4.079023e+000; foe(n+1)=4.230745e+001; krok(n+1)=1.069939e-005; ng(n+1)=3.379671e+002;
n=295; farx(n+1)=4.051322e+000; foe(n+1)=4.224304e+001; krok(n+1)=9.195979e-006; ng(n+1)=3.222038e+002;
n=296; farx(n+1)=4.067922e+000; foe(n+1)=4.217911e+001; krok(n+1)=1.055114e-005; ng(n+1)=3.379237e+002;
n=297; farx(n+1)=4.040446e+000; foe(n+1)=4.211558e+001; krok(n+1)=9.251809e-006; ng(n+1)=3.191416e+002;
n=298; farx(n+1)=4.057088e+000; foe(n+1)=4.205253e+001; krok(n+1)=1.051121e-005; ng(n+1)=3.371405e+002;
n=299; farx(n+1)=4.029884e+000; foe(n+1)=4.198976e+001; krok(n+1)=9.188990e-006; ng(n+1)=3.177703e+002;
n=300; farx(n+1)=4.046360e+000; foe(n+1)=4.192744e+001; krok(n+1)=1.054828e-005; ng(n+1)=3.345659e+002;

figure; semilogy(farx,'b'); hold on; semilogy(foe,'r'); xlabel('Iteracje'); ylabel('Earx, Eoe'); legend('Earx','Eoe'); title('Uczenie predyktora OE');
figure; subplot(2,1,1); semilogy(krok); xlabel('Iteracje'); ylabel('Krok');
subplot(2,1,2); semilogy(ng); xlabel('Iteracje'); ylabel('Norma gradientu');
Earx=farx(n+1)
Eoe=foe(n+1)
